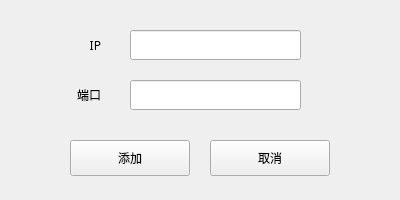
<?xml version="1.0" encoding="UTF-8"?>
<ui version="4.0">
 <class>AddNodeDialog</class>
 <widget class="QDialog" name="AddNodeDialog">
  <property name="geometry">
   <rect>
    <x>0</x>
    <y>0</y>
    <width>400</width>
    <height>200</height>
   </rect>
  </property>
  <property name="font">
   <font>
    <family>微软雅黑</family>
   </font>
  </property>
  <property name="windowTitle">
   <string>Dialog</string>
  </property>
  <widget class="QLabel" name="label">
   <property name="geometry">
    <rect>
     <x>50</x>
     <y>30</y>
     <width>51</width>
     <height>30</height>
    </rect>
   </property>
   <property name="text">
    <string>IP</string>
   </property>
   <property name="alignment">
    <set>Qt::AlignRight|Qt::AlignTrailing|Qt::AlignVCenter</set>
   </property>
  </widget>
  <widget class="QLineEdit" name="ipLineEdit">
   <property name="geometry">
    <rect>
     <x>130</x>
     <y>30</y>
     <width>171</width>
     <height>30</height>
    </rect>
   </property>
  </widget>
  <widget class="QLabel" name="label_2">
   <property name="geometry">
    <rect>
     <x>50</x>
     <y>80</y>
     <width>51</width>
     <height>30</height>
    </rect>
   </property>
   <property name="text">
    <string>端口</string>
   </property>
   <property name="alignment">
    <set>Qt::AlignRight|Qt::AlignTrailing|Qt::AlignVCenter</set>
   </property>
  </widget>
  <widget class="QLineEdit" name="portLineEdit">
   <property name="geometry">
    <rect>
     <x>130</x>
     <y>80</y>
     <width>171</width>
     <height>30</height>
    </rect>
   </property>
  </widget>
  <widget class="QToolButton" name="cancelBtn">
   <property name="geometry">
    <rect>
     <x>210</x>
     <y>140</y>
     <width>120</width>
     <height>36</height>
    </rect>
   </property>
   <property name="font">
    <font>
     <family>微软雅黑</family>
    </font>
   </property>
   <property name="cursor">
    <cursorShape>PointingHandCursor</cursorShape>
   </property>
   <property name="text">
    <string>取消</string>
   </property>
  </widget>
  <widget class="QToolButton" name="addBtn">
   <property name="geometry">
    <rect>
     <x>70</x>
     <y>140</y>
     <width>120</width>
     <height>36</height>
    </rect>
   </property>
   <property name="font">
    <font>
     <family>微软雅黑</family>
    </font>
   </property>
   <property name="cursor">
    <cursorShape>PointingHandCursor</cursorShape>
   </property>
   <property name="text">
    <string>添加</string>
   </property>
  </widget>
 </widget>
 <resources/>
 <connections/>
</ui>
